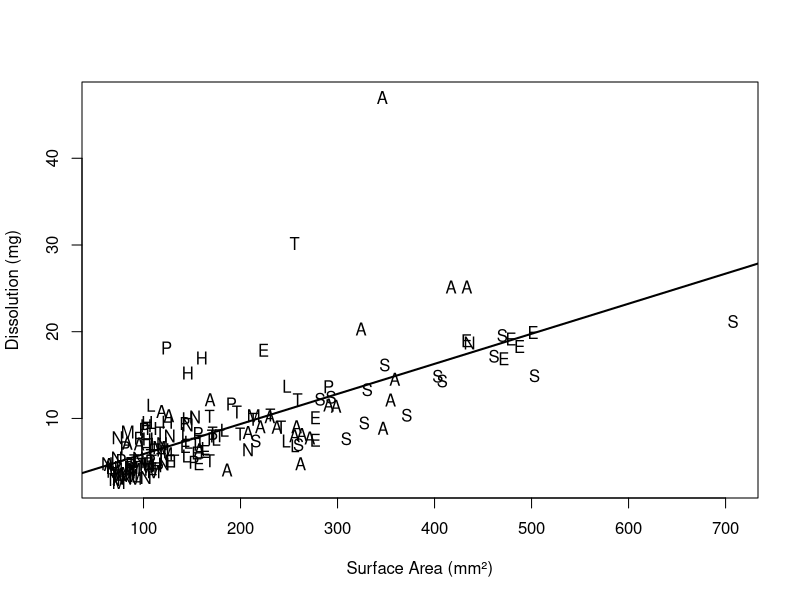
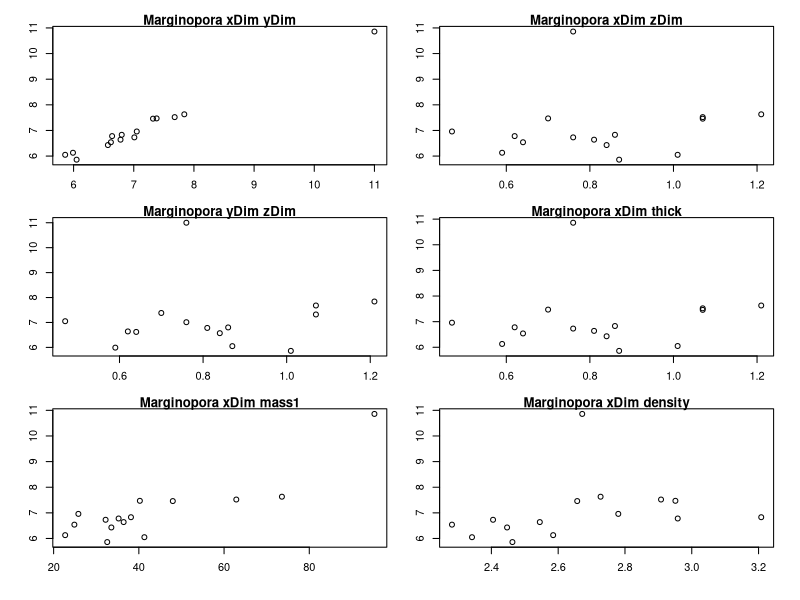
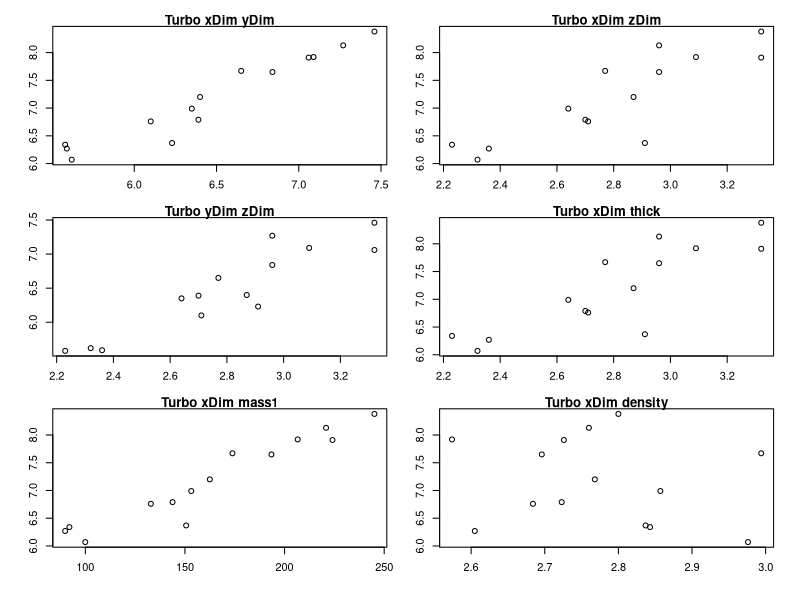
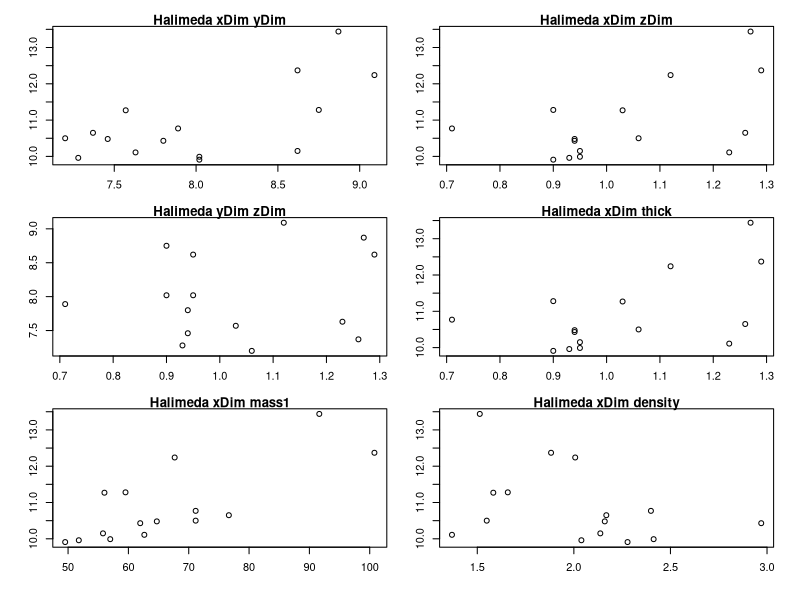
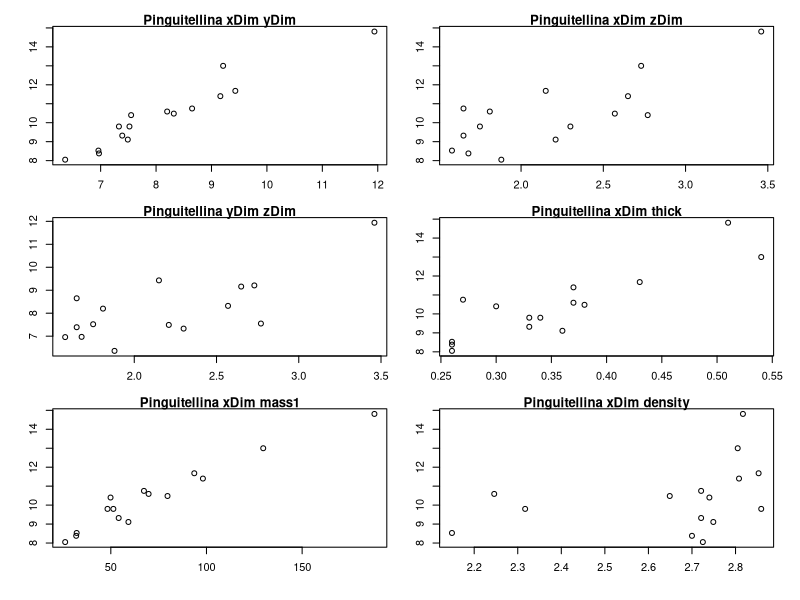
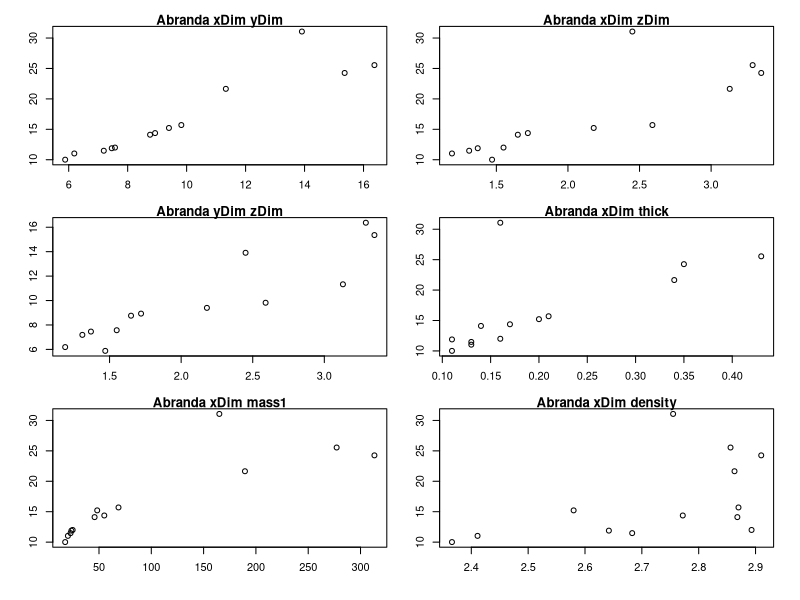
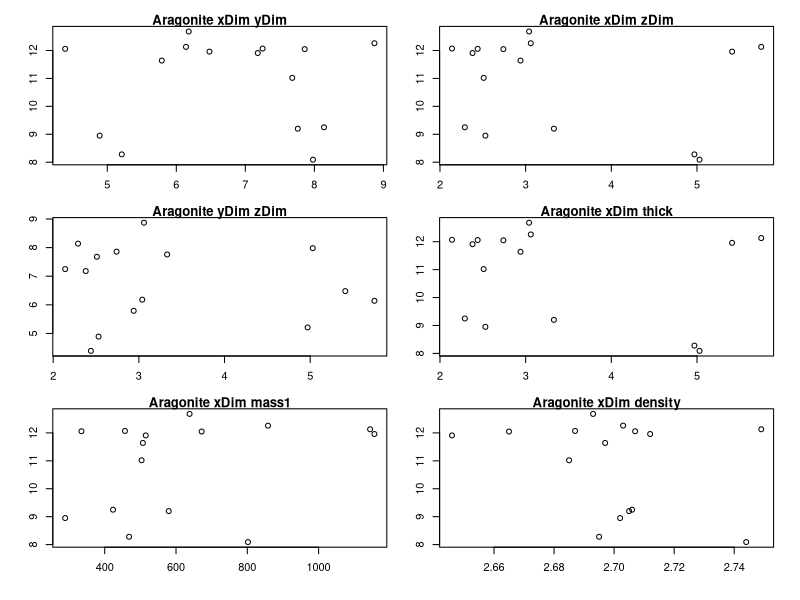
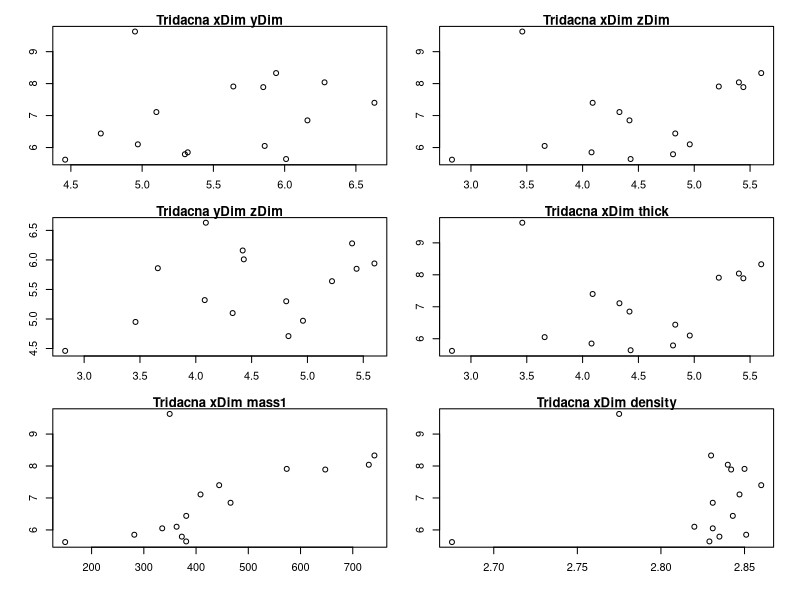

Write the R code that produced these figures, in order. (Note: this script raises an error after producing the figures.)
#0.open script, set names and parameters
#trial update for git
dShellFull <- read.csv('./shells_Expt1.csv', skip=22)

#remove missing and broken taxon
dShell<- dShellFull[-c(10,38,39,77,79,91),]

dateFormat <- '%m/%d/%y %H:%M'
EXPID <- unique(dShell$exptID)

#General calculations of mass lost and time
dShell$cMass <- -1 * (dShell$mass2 - dShell$mass1)
dShell$pMass <- (dShell$mass1 - dShell$mass2) / dShell$mass1
dShell$cTime1 <- strptime(dShell$dateM1, format=dateFormat)
dShell$cTime2 <- strptime(dShell$dateM2, format=dateFormat)
dShell$cDuration <- dShell$cTime2 - dShell$cTime1

#General calculation of shell surface area for each taxa based on generalized shape
dShell$cSize <- (dShell$xDim * dShell$yDim * dShell$zDim) ^ (1/3)

dShell$shape <- 'cylinder1'
dShell[(dShell$taxon == 'Liloa'),'shape'] <-'cylinder2'
dShell[(dShell$taxon == 'Aragonite'),'shape'] <- 'cube'
dShell[(dShell$taxon == 'Tridacna'),'shape'] <- 'cube'

#turbo is dome + circle aka hemisphere
dShell[(dShell$taxon == 'Turbo'), 'shape'] <- 'hemisphere'

#pingui,abra, and scaph technically two domes
dShell[(dShell$taxon == 'Pinguitellina'), 'shape'] <- '2dome'
dShell[(dShell$taxon == 'Abranda'), 'shape'] <- '2dome'
dShell[(dShell$taxon == 'Scaphopod'), 'shape'] <- '2dome'

#halimeda different shape entirely... diamond/rhombus
dShell[(dShell$taxon =='Halimeda'), 'shape'] <- 'rhombus'

#finally, nat and eth are spherical
dShell[(dShell$taxon == 'Natica'), 'shape'] <-'sphere'
dShell[(dShell$taxon == 'Ethalia'), 'shape'] <-'sphere'

#basic rectangular cube surface area. does not work for halimeda based off how measurements were taken.
#is 2xy + 2yz + 2xz
dShell$cSA1 <- 2*(dShell$xDim * dShell$yDim) + 2*(dShell$yDim * dShell$zDim) + 2*(dShell$xDim * dShell$zDim)

#next lines for surface area of cylindrical specimen, for margi cylinder
#equal to 2piR^2 + 2*h*pi*r
subCyl1 <- which(dShell$shape == 'cylinder1')
dShell[subCyl1,'cSA1'] <- 2 * (pi* dShell[subCyl1,'xDim']/2 * dShell[subCyl1,'yDim']/2) + dShell[subCyl1,'zDim']*pi*(dShell[subCyl1,'yDim'] + dShell[subCyl1,'xDim'])/2
#for liloa cylinder
subCyl2 <- which(dShell$shape == 'cylinder2')
dShell[subCyl2,'cSA1'] <- 2 * (pi* dShell[subCyl2,'yDim']/2 * dShell[subCyl2,'yDim']/2) + 2* dShell[subCyl2,'zDim']*pi*dShell[subCyl2,'yDim']/2 

#next turbo, a hemisphere
#is pi*r^2 + 2*pi*r*h + 
subHemi <- which(dShell$shape == 'hemisphere')
dShell[subHemi,'cSA1'] <-  pi * (dShell[subHemi,'xDim']/2 * dShell[subHemi,'yDim']/2) + 2 * pi * (dShell[subHemi,'xDim']/2 + dShell[subHemi,'yDim']/2)/2 * dShell[subHemi,'zDim'] 

#next lines for surface area of domed specimens
# is 2 * (2*pi*r*h)
subDome <- which(dShell$shape == '2dome')
dShell[subDome,'cSA1'] <- 2 * pi * 2 *(dShell[subDome,'xDim']/2 + dShell[subDome,'yDim']/2)/2 * dShell[subDome,'zDim']

#then, rough surface area for rhomboid Halimeda
#surface area is 2(xy/2) + 4(zc) where c = ((x/2)^2) + (y/2)^2)^1/2 
subRhom <- which(dShell$shape == 'rhombus')
dShell[subRhom,'cDim'] <- sqrt((dShell[subRhom,'xDim']/2)^2 + (dShell[subRhom,'yDim']/2)^2)
dShell[subRhom,'cSA1'] <- 2 * ((dShell[subRhom,'xDim']*dShell[subRhom,'yDim'])/2) + 4 * dShell[subRhom,'zDim'] * dShell[subRhom,'cDim']
  
#finally, nat and eth spherical calc
#is 4 * pi * [(x/2 + y/2 + z/2)/3]^2
subSphere <- which(dShell$shape == 'sphere')
dShell[subSphere,'cSA1'] <- 4 * pi * ((dShell[subSphere,'xDim']/2+dShell[subSphere,'yDim']/2 + dShell[subSphere,'yDim']/2)/3)^2

#1.0 a quick check - dissolution (mg) relationship to surface area (mm^2)
#need to separate these out by taxon!!

plot(cMass ~ cSA1, data=dShell, xlab='Surface Area (mm\u00b2)', ylab='Dissolution (mg)',pch=substring(dShell$taxon, 0, 2))
fit <- glm(cMass~cSA1, data=dShell)
co <- coef(fit)
abline(fit, lwd=2)
#1.1 just having a look at the measurements to check for errors 

pData <- dShell
TAXA <- unique(pData$taxon)

pdf('./measureCheck.pdf', width=6, height=8, page='A4')

par(mfrow=c(3,2), oma=c(1,1,1,1), mar=c(3,3,1,1))

for (t in TAXA) {

	plot(xDim ~ yDim, data=pData[(pData$taxon == t),], main=paste(t,'xDim','yDim'))
	plot(xDim ~ zDim, data=pData[(pData$taxon == t),], main=paste(t,'xDim','zDim'))
	plot(yDim ~ zDim, data=pData[(pData$taxon == t),], main=paste(t,'yDim','zDim'))
	plot(xDim ~ thick, data=pData[(pData$taxon == t),], main=paste(t,'xDim','thick'))
	plot(xDim ~ mass1, data=pData[(pData$taxon == t),], main=paste(t,'xDim','mass1'))
	plot(xDim ~ density, data=pData[(pData$taxon == t),], main=paste(t,'xDim','density'))


}

dev.off()

summary(pData)


a <- lm(pMass ~ cSA1  + mass1 + taxon, data=pData)
a <- lm(pMass ~ cSA1  + mass1 + density, data=pData)
summary(a)

a <- lm(pMass ~ cSA1  + mass1 + taxon + density, data=pData)
a$residuals



#1.2 Total mass lost by taxon separate from variables

pdf('./deltaMass.pdf', width=8, height=6, page='A4')

#edit exptID to be related to this new set of experiments
#for (e in EXPID) {
  
  par(mfrow=c(1,1), oma=c(1,1,1,1), mar=c(8,4,1,0))
  
#  pData <- dShell[(dShell$exptID == e),]
  #to get anything to work this pData needs to go first!!! added below.
  pData <- dShell
  pData$taxon <- as.factor(pData$taxon)
  taxa <- sort(unique(pData$taxon))
  tFont <- rep(3,length(taxa))
  tFont[which(taxa == 'Aragonite')] <- 1
  #what does following line do? likely have to change integers
  taxaAbrev <- substring(taxa,0,5)
  
  #could skip - just mass lost in mg
  plot(cMass ~ taxon, data=pData[!is.na(pData$cMass),], ylim=c(0,max(pData$cMass, na.rm=TRUE)), ann=FALSE, axes=FALSE)
  points(cMass ~ taxon, data=pData[!is.na(pData$cMass),])
  mtext('Mass lost (mg)', side=2, line=3)
  axis(2, las=1)
  axis(1, at=1:length(taxa), labels=taxa, font=3, cex=0.5, las=2)
  #what is the mtext function for
 # mtext(e)


 #1.3 density by taxon
  
  plot(density ~ taxon, data=pData[!is.na(pData$density),], ann=FALSE, axes=FALSE)
  points(density ~ taxon, data=pData[!is.na(pData$density),])
  mtext('Density', side=2, line=3)
  axis(2, las=1)
  axis(1, at=1:length(taxa), labels=taxa, font=tFont, cex=0.5, las=2)

  
 #1.4 mass lost in percentage
  plot(pMass ~ taxon, data=pData[!is.na(pData$pMass),], ann=FALSE, axes=FALSE)
  points(pMass ~ taxon, data=pData[!is.na(pData$pMass),])
  mtext('Mass lost (%)', side=2, line=3)
  axis(2, las=1)
  axis(1, at=1:length(taxa), labels=taxa, font=tFont, cex=0.5, las=2)
#  mtext(e)
  #not sure what next line is for....
  pData[(pData$pMass>0.3),]
  

#2. Mass lost plotted against surface area
  #2.1 why using cMass (mg) rather than pMass (percentage)????
  if (length(which(!is.na(pData$cSA1))) > 0) {
    plot(cMass/cSA1 ~ taxon, data=pData, ann=FALSE, axes=FALSE, ylab='')
    points(cMass/cSA1 ~ taxon, data=pData)
    mtext('Mass lost / SA', side=2, line=3)
    axis(2, las=1)
    axis(1, at=1:length(taxa), labels=taxa, font=tFont, cex=0.5, las=2)
 #   mtext(e)
  } else {
    plot(1:1, type='n', ann=FALSE, axes=FALSE)
    mtext('no data', side=1, line=-2)
}

#3. Mass lost plotted against density
  #3.1 Mass/density by taxon
  #this again uses cMass, which is total mass lost, rather than pMass, which is percentage. Change?
if (length(which(!is.na(pData$density))) > 0) {
  plot(cMass/density ~ taxon, data=pData, ann=FALSE, axes=FALSE, ylab='')
  points(cMass/density ~ taxon, data=pData)
  mtext('Mass lost / density', side=2, line=3)
  axis(2, las=1)
  axis(1, at=1:length(taxa), labels=taxa, font=tFont, cex=0.5, las=2)
#  mtext(e)
  #following line only needed if you have no data for one part of expt, which you won't
} else {
  plot(1:1, type='n', ann=FALSE, axes=FALSE)
  mtext('no data', side=1, line=-2)
}

dev.off()

#4 Plot these all again - compared to the calculated dimensions and surface area using slightly different calc (flat calc) 

#4.1 Comparison of X and y dimensions by hand vs in imageJ 
pData <- dShell
TAXA <- unique(pData$taxon)

pdf('./measureCheck(measureVScalc).pdf', width=6, height=8, page='A4')
par(mfrow=c(3,2), oma=c(1,1,1,1), mar=c(3,3,1,1))

for (t in TAXA) {
plot(xDim ~ calcX, data=pData[(pData$taxon == t),], main=paste(t,'xDim','calcX'))
plot(yDim ~ calcY, data=pData[(pData$taxon == t),], main=paste(t,'yDim','calcY')) }

dev.off()

#4.2 
#general calculation of surface area for each taxa based on flat shape
#you need to run this BEFORE sorting for graph purposes otherwise it'll vectorize your factors 

#SA for cube
dShell$calcSA <- dShell$calcSA1 + dShell$calcSA2 + 2*(dShell$calcY * dShell$zDim) + 2*(dShell$calcX * dShell$zDim)

#next lines for surface area of cylindrical specimens
# need to figure this out better for Liloa...
#equal to 2piR^2 + 2*h*pi*r

dShell[(dShell$taxon == 'Liloa'),'shape'] <-'cylinder2'

#you don't need above lines to run because that's already in earlier part
subCyl1 <- which(dShell$shape == 'cylinder1')
#next line isn't working?????
dShell[subCyl1,'calcSA'] <- dShell[subCyl1,'calcSA1'] + dShell[subCyl1,'calcSA2'] + dShell[subCyl1,'zDim'] * pi * (dShell[subCyl1,'calcY'] + dShell[subCyl1,'calcX'])/2

#liloa calc based on imageJ
subCyl2 <- which(dShell$shape == 'cylinder2')
dShell[subCyl2,'calcSA'] <- 2 * (pi* dShell[subCyl2,'calcY']/2 * dShell[subCyl2,'calcY']/2) + 2* dShell[subCyl2,'zDim']*pi*dShell[subCyl2,'calcY']/2 

#next turbo, a hemisphere
#is pi*r^2 + 2*pi*r*h
subHemi <- which(dShell$shape == 'hemisphere')
dShell[subHemi,'calcSA'] <-  dShell[subHemi,'calcSA1'] + 2 * pi * (dShell[subHemi,'calcX']/2 + dShell[subHemi,'calcY']/2)/2 * dShell[subHemi,'zDim'] 

#next lines for surface area of domed specimens
#is this correct? NO
#calcSA1 = pi *r^2
subDome <- which(dShell$shape == '2dome')
dShell[subDome,'calcSA'] <- 2 * pi * 2 *(dShell[subDome,'calcX']/2 + dShell[subDome,'calcY']/2)/2 * dShell[subDome,'zDim']

#then, rough surface area for rhomboid Halimeda
#surface area is 2(xy/2) + 4(zc) where c = ((x/2)^2) + (y/2)^2)^1/2 
subRhom <- which(dShell$shape == 'rhombus')
dShell[subRhom,'calcC'] <- sqrt((dShell[subRhom,'calcX']/2)^2 + (dShell[subRhom,'calcY']/2)^2)
dShell[subRhom,'calcSA'] <- dShell[subRhom,'calcSA1'] + dShell[subRhom,'calcSA2'] + 4 * dShell[subRhom,'zDim'] * dShell[subRhom,'calcC']


#finally, nat and eth spherical calc
#is 4 * pi * [(x/2 + y/2 + z/2)/3]^2
subSphere <- which(dShell$shape == 'sphere')
dShell[subSphere,'calcSA'] <- dShell[subSphere,'calcSA1'] + dShell[subSphere,'calcSA2'] + pi * (dShell[subSphere, 'zDim'] * dShell[subSphere,'calcY'])

#finally! this bit!
pData <- dShell
TAXA <- unique(pData$taxon)
pData$taxon <- as.factor(pData$taxon)
taxa <- sort(unique(pData$taxon))
tFont <- rep(3,length(taxa))
tFont[which(taxa == 'Aragonite')] <- 1
taxaAbrev <- substring(taxa,0,5)

#4.3 first, compare the two calculations of surface area for similarity
pdf('./surfaceAreaCalculation.pdf', width=8, height=6, page='A4')
par(mfrow=c(1,1), oma=c(1,1,1,1), mar=c(8,4,1,0))

#can get this to run but it replicates a million times?

plot(cSA1/calcSA ~ taxon, data=pData, ann=FALSE, axes=FALSE, ylab='', xlim=c(0,11))
points(cSA1/calcSA ~ taxon, data=pData)
abline(a=1, b=0)
mtext('Caliper SA / Calculated SA', side=2, line=3)
axis(2, las=1)
axis(1, at=1:length(taxa), labels=taxa, font=tFont, cex=0.5, las=2)

pData2 <- pData[!is.na(pData$calcSA),]
plot(cSA1~calcSA, data=pData2, pch=substring(pData2$taxon, 0, 2), log='xy')
abline(a=0, b=1)
levels(pData$taxon)

pData[(pData$taxon=='Abranda'), c('xDim', 'cSA1', 'calcSA')]

plot((cSA1-calcSA)/calcSA~taxon, data=pData2, pch=substring(pData$taxon, 0, 2))
log2(((pData2$cSA1-pData2$calcSA)/pData2$calcSA)+1)
#4.4 second, plot the mass vs calc by taxon

plot(cMass/calcSA ~ taxon, data=pData, ann=FALSE, axes=FALSE, ylab='')
points(cMass/calcSA ~ taxon, data=pData)
mtext('Mass lost / Calculated SA', side=2, line=3)
axis(2, las=1)
axis(1, at=1:length(taxa), labels=taxa, font=tFont, cex=0.5, las=2)

dev.off()

#4.5 then, figuring out which one is better (this or 2.1)! Compare.



#5 Comparison of three replicates for consistency across experiment
  #start by subsetting the three replicates
pData <- dShell
TAXA <- unique(pData$taxon)

pData$taxon <- as.factor(pData$taxon)
taxa <- sort(unique(pData$taxon))
tFont <- rep(3,length(taxa))
tFont[which(taxa == 'Aragonite')] <- 1
taxaAbrev <- substring(taxa,0,5)

#this has to come AFTER THE ABOVE
rep1.1 <- subset(pData,exptID =='T1.1')
rep1.2 <- subset(pData,exptID =='T1.2')
rep1.3 <- subset(pData,exptID =='T1.3')

#5.1 Comparison of X, Y, Z, + thickness by taxon per replicate

pdf('./measureCheckReplicates.pdf', width=6, height=8, page='A4')

par(mfrow=c(3,2), oma=c(1,1,1,1), mar=c(3,3,1,1))

#how do I plot these but have points from different reps in different shapes?  
  for (t in TAXA) {
    
    plot(xDim ~ yDim, data=rep1.1[(rep1.1$taxon == t),], pch=15, main=paste(t,'xDim','yDim'))
    points(xDim ~ yDim, data=rep1.2[(rep1.2$taxon == t),], pch=16)
    points(xDim ~ yDim, data=rep1.3[(rep1.3$taxon == t),], pch=17)
    
    plot(xDim ~ zDim, data=rep1.1[(rep1.1$taxon == t),], pch=15, main=paste(t,'xDim','zDim'))
    points(xDim ~ zDim, data=rep1.2[(rep1.2$taxon == t),], pch=16)
    points(xDim ~ zDim, data=rep1.3[(rep1.3$taxon == t),], pch=17)
    
    plot(yDim ~ zDim, data=rep1.1[(rep1.1$taxon == t),], pch=15, main=paste(t,'yDim','zDim'))
    points(yDim ~ zDim, data=rep1.2[(rep1.2$taxon == t),], pch=16)
    points(yDim ~ zDim, data=rep1.3[(rep1.3$taxon == t),], pch=17)
    
    plot(xDim ~ thick, data=rep1.1[(rep1.1$taxon == t),], pch=15, main=paste(t,'xDim','thick'))
    points(xDim ~ thick, data=rep1.2[(rep1.2$taxon == t),], pch=16)
    points(xDim ~ thick, data=rep1.3[(rep1.3$taxon == t),], pch=17)
    
    plot(xDim ~ mass1, data=rep1.1[(rep1.1$taxon == t),], pch=15, main=paste(t,'xDim','mass1'))
    points(xDim ~ mass1, data=rep1.2[(rep1.2$taxon == t),], pch=16)
    points(xDim ~ mass1, data=rep1.3[(rep1.3$taxon == t),], pch=17)
    
    plot(xDim ~ density, data=rep1.1[(rep1.1$taxon == t),], pch=15, main=paste(t,'xDim','density'))
    points(xDim ~ density, data=rep1.2[(rep1.2$taxon == t),], pch=16)
    points(xDim ~ density, data=rep1.3[(rep1.3$taxon == t),], pch=17)

    }
dev.off()

#5.2 Comparison of SA (caliper) by taxon per replicate

pdf('./ReplicatesMassSA.pdf', width=8, height=6, page='A4')

par(mfrow=c(1,1), oma=c(1,1,1,1), mar=c(8,4,1,0))
#for 1.1

  plot(cMass/cSA1 ~ taxon, data=rep1.1, ann=FALSE, axes=FALSE, ylab='', main='Rep1.1')
  points(cMass/cSA1 ~ taxon, data=rep1.1)
  mtext('Mass lost / SA', side=2, line=3)
  axis(2, las=1)
  axis(1, at=1:length(taxa), labels=taxa, font=tFont, cex=0.5, las=2)

#for 1.2
  
  plot(cMass/cSA1 ~ taxon, data=rep1.2, ann=FALSE, axes=FALSE, ylab='', main='Rep1.2')
  points(cMass/cSA1 ~ taxon, data=rep1.2)
  mtext('Mass lost / SA', side=2, line=3)
  axis(2, las=1)
  axis(1, at=1:length(taxa), labels=taxa, font=tFont, cex=0.5, las=2)
  
#for 1.3
  plot(cMass/cSA1 ~ taxon, data=rep1.3, ann=FALSE, axes=FALSE, ylab='', main='Rep1.3')
  points(cMass/cSA1 ~ taxon, data=rep1.3)
  mtext('Mass lost / SA', side=2, line=3)
  axis(2, las=1)
  axis(1, at=1:length(taxa), labels=taxa, font=tFont, cex=0.5, las=2)

  dev.off()  
  
  
#5.3 Comparison of density by taxon per replicate
  pData <- dShell
  TAXA <- unique(pData$taxon)
  
  pdf('./ReplicatesDensity.pdf', width=8, height=6, page='A4')
  
  par(mfrow=c(1,1), oma=c(1,1,1,1), mar=c(8,4,1,0))

  #attempt to plot them all together but not giving me anything useful
  #SKIP THIS BIT
  plot(cMass/density ~ taxon, data=pData, ann=FALSE, axes=FALSE, ylab='')
  points(cMass/density ~ taxon, data=rep1.1, pch=15)
  points(cMass/density ~ taxon, data=rep1.2, pch=16)
  points(cMass/density ~ taxon, data=rep1.3, pch=17)
  mtext('Mass lost / density', side=2, line=3)
  axis(2, las=1)
  axis(1, at=1:length(taxa), labels=taxa, font=tFont, cex=0.5, las=2)
  
  #for 1.1
  pdf('./ReplicatesMassDensity.pdf', width=8, height=6, page='A4')
  
  par(mfrow=c(1,1), oma=c(1,1,1,1), mar=c(8,4,1,0))
  #for 1.1
  
  plot(cMass/density ~ taxon, data=rep1.1, ann=FALSE, axes=FALSE, ylab='')
  points(cMass/density ~ taxon, data=rep1.1)
  mtext('Mass lost / density', side=2, line=3)
  axis(2, las=1)
  axis(1, at=1:length(taxa), labels=taxa, font=tFont, cex=0.5, las=2)
  
  #for 1.2
  
  plot(cMass/density ~ taxon, data=rep1.2, ann=FALSE, axes=FALSE, ylab='')
  points(cMass/density ~ taxon, data=rep1.2)
  mtext('Mass lost / density', side=2, line=3)
  axis(2, las=1)
  axis(1, at=1:length(taxa), labels=taxa, font=tFont, cex=0.5, las=2)
  
  #for 1.3
  plot(cMass/density ~ taxon, data=rep1.3, ann=FALSE, axes=FALSE, ylab='')
  points(cMass/density ~ taxon, data=rep1.3)
  mtext('Mass lost / density', side=2, line=3)
  axis(2, las=1)
  axis(1, at=1:length(taxa), labels=taxa, font=tFont, cex=0.5, las=2)
  
  dev.off()  
  
#5.4 Comparison of % mass lost (by taxon?) per replicate
  pdf('./ReplicatesPMassLost.pdf', width=8, height=6, page='A4')
  
  par(mfrow=c(1,1), oma=c(1,1,1,1), mar=c(8,4,1,0))
  #for 1.1
  
  plot(pMass ~ taxon, data=rep1.1, ann=FALSE, axes=FALSE, ylab='', ylim=c(0,1))
  points(pMass ~ taxon, data=rep1.1)
  mtext('Mass lost (%)', side=2, line=3)
  axis(2, las=1)
  axis(1, at=1:length(taxa), labels=taxa, font=tFont, cex=0.5, las=2)
  
  #for 1.2
  
  plot(pMass ~ taxon, data=rep1.2, ann=FALSE, axes=FALSE, ylab='', ylim=c(0,1))
  points(pMass ~ taxon, data=rep1.2)
  mtext('Mass lost (%)', side=2, line=3)
  axis(2, las=1)
  axis(1, at=1:length(taxa), labels=taxa, font=tFont, cex=0.5, las=2)
  
  #for 1.3
  plot(pMass ~ taxon, data=rep1.3, ann=FALSE, axes=FALSE, ylab='', ylim=c(0,1))
  points(pMass ~ taxon, data=rep1.3)
  mtext('Mass lost (%)', side=2, line=3)
  axis(2, las=1)
  axis(1, at=1:length(taxa), labels=taxa, font=tFont, cex=0.5, las=2)
  
  dev.off()  
  
#now altogether???
  
  
#5.5 Compare pH increase over time by replicate (using Hanna logs)
  
pH1.1 <- read.csv('./Expt 1.1 Log 1.csv')
pH1.2 <- read.csv('./Expt 1.2 Log 1.csv')
pH1.3 <- read.csv('./Expt 1.3 Log 1.csv')

#how to combine date and time from two columns into one that makes up time?
dateFormat <- '%m/%d/%y'
timeFormat <- '%H:%M:%S'

#hours since start?
#change to r date (stringtime) and subtract minimum value

#after combining date/time, need to plot date/time ~ pH. shouldn't need ylim if done correctly
plot(Date ~ pH, ylim=c(0,2:32:22), data=pH1.1, type = "o", xlab = "Time", ylab = "pH", main = "Replicate 1.1 pH Over Time")

#repeat for 1.2 and 1.3


#6. Taxon half-life comparison to dissolution rate (only for appropriate taxa)
#work on this later
#subset with Eth, Nat, Turbo, and Pingui
